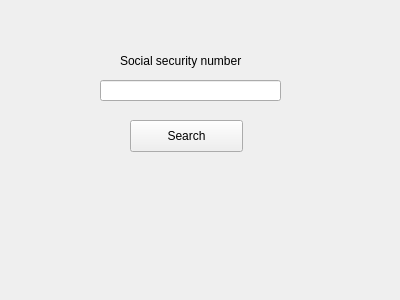
<?xml version="1.0" encoding="UTF-8"?>
<ui version="4.0">
 <class>Form</class>
 <widget class="QWidget" name="Form">
  <property name="geometry">
   <rect>
    <x>0</x>
    <y>0</y>
    <width>400</width>
    <height>300</height>
   </rect>
  </property>
  <property name="windowTitle">
   <string>Form</string>
  </property>
  <widget class="QLineEdit" name="cpr_input">
   <property name="geometry">
    <rect>
     <x>100</x>
     <y>80</y>
     <width>181</width>
     <height>21</height>
    </rect>
   </property>
   <property name="text">
    <string/>
   </property>
  </widget>
  <widget class="QPushButton" name="searchbutton">
   <property name="geometry">
    <rect>
     <x>130</x>
     <y>120</y>
     <width>113</width>
     <height>32</height>
    </rect>
   </property>
   <property name="text">
    <string>Search</string>
   </property>
  </widget>
  <widget class="QLabel" name="label">
   <property name="geometry">
    <rect>
     <x>120</x>
     <y>50</y>
     <width>141</width>
     <height>21</height>
    </rect>
   </property>
   <property name="text">
    <string>Social security number</string>
   </property>
  </widget>
 </widget>
 <resources/>
 <connections/>
</ui>
